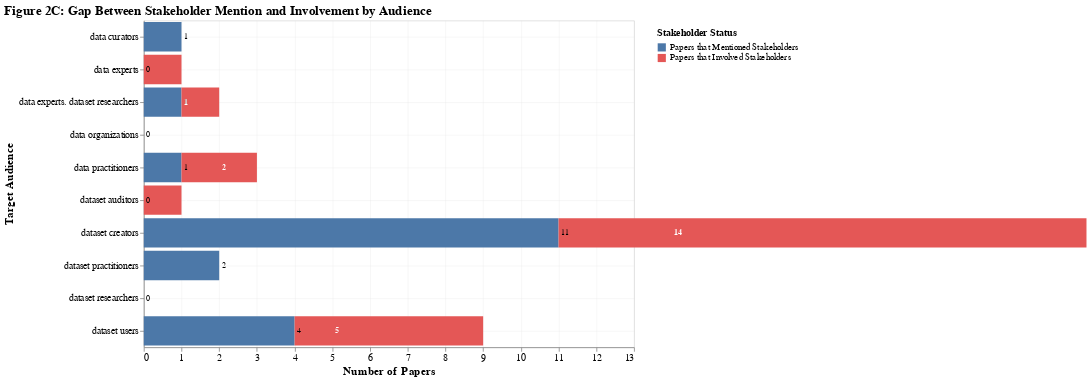

Source (notebook cell):
### Code cell
gap_data = []
for audience in df_audiences_clean['audience'].unique():
    audience_subset = df_audiences_clean[df_audiences_clean['audience'] == audience]
    
    mentioned_yes = len(audience_subset[audience_subset['stakeholders_mentioned'] == 'Yes'])
    involved_yes = len(audience_subset[audience_subset['stakeholders_involved'] == 'Yes'])
    
    gap_data.append({
        'audience': audience,
        'mentioned': mentioned_yes,
        'involved': involved_yes,
        'gap': mentioned_yes - involved_yes,
        'involved_percentage': (involved_yes / mentioned_yes * 100) if mentioned_yes > 0 else 0
    })

df_gap = pd.DataFrame(gap_data)
df_gap = df_gap.sort_values('mentioned', ascending=True)

chart_data = df_gap.copy()

mentioned_df = chart_data[['audience', 'mentioned']].copy()
mentioned_df['category'] = 'Papers that Mentioned Stakeholders'
mentioned_df['value'] = mentioned_df['mentioned']

involved_df = chart_data[['audience', 'involved']].copy()
involved_df['category'] = 'Papers that Involved Stakeholders'  
involved_df['value'] = involved_df['involved']

legend_data = pd.concat([mentioned_df[['audience', 'category', 'value']], 
                        involved_df[['audience', 'category', 'value']]], 
                       ignore_index=True)

color_scale = alt.Scale(
    domain=['Papers that Mentioned Stakeholders', 'Papers that Involved Stakeholders'],
    range=['#4c78a8', '#e45756']
)

fig2_option_c = alt.Chart(legend_data).mark_bar().encode(
    x=alt.X('value:Q', 
            title='Number of Papers', 
            scale=alt.Scale(domain=[0, chart_data['mentioned'].max() + 2])),
    y=alt.Y('audience:N', 
            title='Target Audience',
            sort=alt.EncodingSortField(field='value', op='max', order='descending')),
    color=alt.Color('category:N',
                    title='Stakeholder Status',
                    scale=color_scale,
                    legend=alt.Legend(
                        orient='right',
                        titleFontSize=12,
                        labelFontSize=11,
                        padding=10
                    )),
    opacity=alt.condition(
        alt.datum.category == 'Papers that Mentioned Stakeholders',
        alt.value(1.0),
        alt.value(1.0)
    ),
    tooltip=['audience:N', 'category:N', 'value:Q']
).properties(
    width=600,
    height=400,
    title='Figure 2C: Gap Between Stakeholder Mention and Involvement by Audience'
)

text_labels = alt.Chart(chart_data).mark_text(
    align='left', 
    dx=3, 
    fontSize=10,
    color='black'
).encode(
    x=alt.X('mentioned:Q'),
    y=alt.Y('audience:N', sort=alt.EncodingSortField(field='mentioned', order='descending')),
    text=alt.Text('mentioned:Q')
)

text_labels_involved = alt.Chart(chart_data).mark_text(
    align='left', 
    dx=3, 
    fontSize=10,
    color='white',
    fontWeight='bold'
).encode(
    x=alt.X('involved:Q'),
    y=alt.Y('audience:N', sort=alt.EncodingSortField(field='mentioned', order='descending')),
    text=alt.condition(alt.datum.involved > 0, alt.Text('involved:Q'), alt.value(''))
)

fig2_option_c = fig2_option_c + text_labels + text_labels_involved

fig2_option_c

### Figure 1 — Vega-Lite specification as saved in the notebook (floating-point values rounded to 4 significant figures)
{"config": {"view": {"continuousWidth": 600, "continuousHeight": 400}, "mark": {"tooltip": true}, "axis": {"labelFontSize": 12, "titleFontSize": 14, "grid": true, "gridOpacity": 0.3}, "legend": {"labelFontSize": 12, "titleFontSize": 14}, "title": {"fontSize": 16, "anchor": "start"}}, "layer": [{"data": {"name": "data-ca6382d584bcfa8db60d95c60a8b7336"}, "mark": {"type": "bar"}, "encoding": {"color": {"field": "category", "legend": {"labelFontSize": 11, "orient": "right", "padding": 10, "titleFontSize": 12}, "scale": {"domain": ["Papers that Mentioned Stakeholders", "Papers that Involved Stakeholders"], "range": ["#4c78a8", "#e45756"]}, "title": "Stakeholder Status", "type": "nominal"}, "opacity": {"condition": {"test": "(datum.category === 'Papers that Mentioned Stakeholders')", "value": 1.0}, "value": 1.0}, "tooltip": [{"field": "audience", "type": "nominal"}, {"field": "category", "type": "nominal"}, {"field": "value", "type": "quantitative"}], "x": {"field": "value", "scale": {"domain": [0, 13.0]}, "title": "Number of Papers", "type": "quantitative"}, "y": {"field": "audience", "sort": {"field": "value", "op": "max", "order": "descending"}, "title": "Target Audience", "type": "nominal"}}, "title": "Figure 2C: Gap Between Stakeholder Mention and Involvement by Audience"}, {"data": {"name": "data-9eda40d39f46590d8f43e6ce79850dec"}, "mark": {"type": "text", "align": "left", "color": "black", "dx": 3, "fontSize": 10}, "encoding": {"text": {"field": "mentioned", "type": "quantitative"}, "x": {"field": "mentioned", "type": "quantitative"}, "y": {"field": "audience", "sort": {"field": "mentioned", "order": "descending"}, "type": "nominal"}}}, {"data": {"name": "data-9eda40d39f46590d8f43e6ce79850dec"}, "mark": {"type": "text", "align": "left", "color": "white", "dx": 3, "fontSize": 10, "fontWeight": "bold"}, "encoding": {"text": {"condition": {"test": "(datum.involved > 0)", "field": "involved", "type": "quantitative"}, "value": ""}, "x": {"field": "involved", "type": "quantitative"}, "y": {"field": "audience", "sort": {"field": "mentioned", "order": "descending"}, "type": "nominal"}}}], "height": 400, "width": 600, "$schema": "https://vega.github.io/schema/vega-lite/v5.20.1.json", "datasets": {"data-ca6382d584bcfa8db60d95c60a8b7336": [{"audience": "dataset auditors", "category": "Papers that Mentioned Stakeholders", "value": 0}, {"audience": "data experts", "category": "Papers that Mentioned Stakeholders", "value": 0}, {"audience": "data organizations", "category": "Papers that Mentioned Stakeholders", "value": 0}, {"audience": "dataset researchers", "category": "Papers that Mentioned Stakeholders", "value": 0}, {"audience": "data curators", "category": "Papers that Mentioned Stakeholders", "value": 1}, {"audience": "data practitioners", "category": "Papers that Mentioned Stakeholders", "value": 1}, {"audience": "data experts. dataset researchers", "category": "Papers that Mentioned Stakeholders", "value": 1}, {"audience": "dataset practitioners", "category": "Papers that Mentioned Stakeholders", "value": 2}, {"audience": "dataset users", "category": "Papers that Mentioned Stakeholders", "value": 4}, {"audience": "dataset creators", "category": "Papers that Mentioned Stakeholders", "value": 11}, {"audience": "dataset auditors", "category": "Papers that Involved Stakeholders", "value": 1}, {"audience": "data experts", "category": "Papers that Involved Stakeholders", "value": 1}, {"audience": "data organizations", "category": "Papers that Involved Stakeholders", "value": 0}, {"audience": "dataset researchers", "category": "Papers that Involved Stakeholders", "value": 0}, {"audience": "data curators", "category": "Papers that Involved Stakeholders", "value": 0}, {"audience": "data practitioners", "category": "Papers that Involved Stakeholders", "value": 2}, {"audience": "data experts. dataset researchers", "category": "Papers that Involved Stakeholders", "value": 1}, {"audience": "dataset practitioners", "category": "Papers that Involved Stakeholders", "value": 0}, {"audience": "dataset users", "category": "Papers that Involved Stakeholders", "value": 5}, {"audience": "dataset creators", "category": "Papers that Involved Stakeholders", "value": 14}], "data-9eda40d39f46590d8f43e6ce79850dec": [{"audience": "dataset auditors", "mentioned": 0, "involved": 1, "gap": -1, "involved_percentage": 0.0}, {"audience": "data experts", "mentioned": 0, "involved": 1, "gap": -1, "involved_percentage": 0.0}, {"audience": "data organizations", "mentioned": 0, "involved": 0, "gap": 0, "involved_percentage": 0.0}, {"audience": "dataset researchers", "mentioned": 0, "involved": 0, "gap": 0, "involved_percentage": 0.0}, {"audience": "data curators", "mentioned": 1, "involved": 0, "gap": 1, "involved_percentage": 0.0}, {"audience": "data practitioners", "mentioned": 1, "involved": 2, "gap": -1, "involved_percentage": 200.0}, {"audience": "data experts. dataset researchers", "mentioned": 1, "involved": 1, "gap": 0, "involved_percentage": 100.0}, {"audience": "dataset practitioners", "mentioned": 2, "involved": 0, "gap": 2, "involved_percentage": 0.0}, {"audience": "dataset users", "mentioned": 4, "involved": 5, "gap": -1, "involved_percentage": 125.0}, {"audience": "dataset creators", "mentioned": 11, "involved": 14, "gap": -3, "involved_percentage": 127.3}]}}
